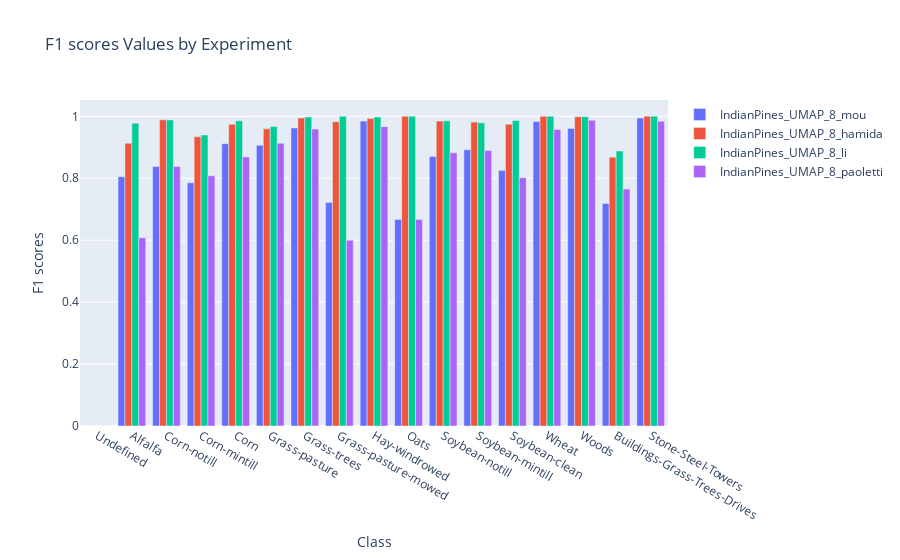

The cell this chart's notebook holds for it:
### Markdown cell above
## F1 SCORES

### Code cell
# ds = 'Salinas'
# dr = 'PCA'
plot_grouped_values(df_results[(df_results['Dataset'] == ds) 
                & (df_results['DR Method'] == dr)], 
                LABELS[ds],
                metric='F1 scores')

### Figure 1 — Plotly figure (JSON) as saved in the notebook; plotly's stock layout.template omitted (floating-point values rounded to 4 significant figures)
{"data": [{"name": "IndianPines_UMAP_8_mou", "type": "bar", "x": ["Undefined", "Alfalfa", "Corn-notill", "Corn-mintill", "Corn", "Grass-pasture", "Grass-trees", "Grass-pasture-mowed", "Hay-windrowed", "Oats", "Soybean-notill", "Soybean-mintill", "Soybean-clean", "Wheat", "Woods", "Buildings-Grass-Trees-Drives", "Stone-Steel-Towers"], "y": [0, 0.8052, 0.8381, 0.7852, 0.9115, 0.9062, 0.9622, 0.7213, 0.9845, 0.6667, 0.8699, 0.8919, 0.8248, 0.9832, 0.9605, 0.7188, 0.9946]}, {"name": "IndianPines_UMAP_8_hamida", "type": "bar", "x": ["Undefined", "Alfalfa", "Corn-notill", "Corn-mintill", "Corn", "Grass-pasture", "Grass-trees", "Grass-pasture-mowed", "Hay-windrowed", "Oats", "Soybean-notill", "Soybean-mintill", "Soybean-clean", "Wheat", "Woods", "Buildings-Grass-Trees-Drives", "Stone-Steel-Towers"], "y": [0, 0.913, 0.9885, 0.9339, 0.9747, 0.9595, 0.9946, 0.9825, 0.9927, 1, 0.9845, 0.9813, 0.9747, 1, 0.9984, 0.868, 1]}, {"name": "IndianPines_UMAP_8_li", "type": "bar", "x": ["Undefined", "Alfalfa", "Corn-notill", "Corn-mintill", "Corn", "Grass-pasture", "Grass-trees", "Grass-pasture-mowed", "Hay-windrowed", "Oats", "Soybean-notill", "Soybean-mintill", "Soybean-clean", "Wheat", "Woods", "Buildings-Grass-Trees-Drives", "Stone-Steel-Towers"], "y": [0, 0.9778, 0.9883, 0.9393, 0.9854, 0.9668, 0.9979, 1, 0.9979, 1, 0.9857, 0.9788, 0.9865, 1, 0.9988, 0.8879, 1]}, {"name": "IndianPines_UMAP_8_paoletti", "type": "bar", "x": ["Undefined", "Alfalfa", "Corn-notill", "Corn-mintill", "Corn", "Grass-pasture", "Grass-trees", "Grass-pasture-mowed", "Hay-windrowed", "Oats", "Soybean-notill", "Soybean-mintill", "Soybean-clean", "Wheat", "Woods", "Buildings-Grass-Trees-Drives", "Stone-Steel-Towers"], "y": [0, 0.6076, 0.838, 0.808, 0.8689, 0.913, 0.9586, 0.6, 0.9666, 0.6667, 0.8822, 0.8893, 0.8018, 0.9575, 0.9871, 0.7652, 0.9838]}], "layout": {"barmode": "group", "title": {"text": "F1 scores Values by Experiment"}, "xaxis": {"title": {"text": "Class"}}, "yaxis": {"title": {"text": "F1 scores"}}}}
